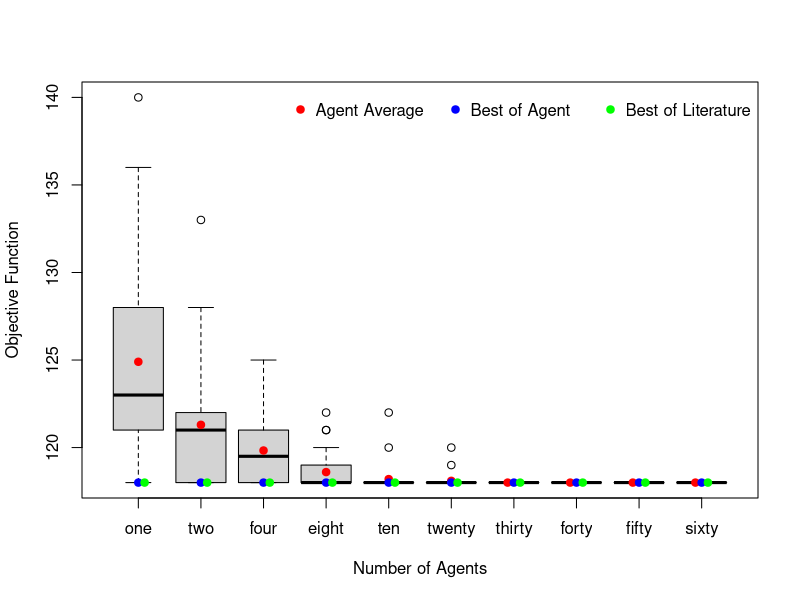
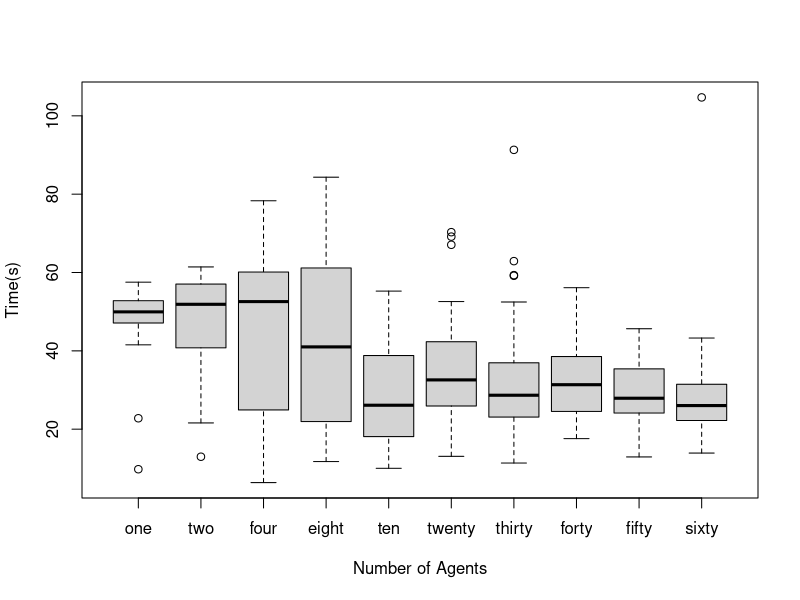

The R script that drew these images, in order:
instance <- "I_50_10_S_1-99_1"

dados <- read.csv("pmp_data.csv", sep = ",", dec = ".");

d_1 <- dados[dados$instance == instance & dados$metodo == "OneAgent", c("fitness", "time")]
d_2 <- dados[dados$instance == instance & dados$metodo == "TwoAgent", c("fitness", "time")]
d_4 <- dados[dados$instance == instance & dados$metodo == "FourAgent", c("fitness", "time")]
d_8 <- dados[dados$instance == instance & dados$metodo == "EightAgent", c("fitness", "time")]
d_10 <- dados[dados$instance == instance & dados$metodo == "TenAgent", c("fitness", "time")]
d_20 <- dados[dados$instance == instance & dados$metodo == "TwentyAgent", c("fitness", "time")]
d_30 <- dados[dados$instance == instance & dados$metodo == "ThirtyAgent", c("fitness", "time")]
d_40 <- dados[dados$instance == instance & dados$metodo == "FortyAgent", c("fitness", "time")]
d_50 <- dados[dados$instance == instance & dados$metodo == "FiftyAgent", c("fitness", "time")]
d_60 <- dados[dados$instance == instance & dados$metodo == "SixtyAgent", c("fitness", "time")]
  
melhor <- read.delim("pmp_instances.txt");
  
dados <-data.frame(one = d_1$fitness,
                     two = d_2$fitness,
                     four = d_4$fitness,
                     eight = d_8$fitness,
                     ten = d_10$fitness,
                     twenty = d_20$fitness,
                     thirty = d_30$fitness,
                     forty = d_40$fitness,
                     fifty = d_50$fitness,
                     sixty = d_60$fitness)
boxplot(dados, xlab = "Number of Agents", ylab = "Objective Function")
  
points.default(1,mean(dados$one),col = "red", pch = 19)
points.default(1,min(dados$one),col = "blue", pch = 19)
points.default(1.1,melhor[melhor$instance == instance, 4],col = "green", pch = 19)
points.default(2,mean(dados$two),col = "red", pch = 19)
points.default(2,min(dados$two),col = "blue", pch = 19)
points.default(2.1,melhor[melhor$instance == instance, 4],col = "green", pch = 19)
points.default(3,mean(dados$four),col = "red", pch = 19)
points.default(3,min(dados$four),col = "blue", pch = 19)
points.default(3.1,melhor[melhor$instance == instance, 4],col = "green", pch = 19)
points.default(4,mean(dados$eight),col = "red", pch = 19)
points.default(4,min(dados$eight),col = "blue", pch = 19)
points.default(4.1,melhor[melhor$instance == instance, 4],col = "green", pch = 19)
points.default(5,mean(dados$ten),col = "red", pch = 19)
points.default(5,min(dados$ten),col = "blue", pch = 19)
points.default(5.1,melhor[melhor$instance == instance, 4],col = "green", pch = 19)
points.default(6,mean(dados$twenty),col = "red", pch = 19)
points.default(6,min(dados$twenty),col = "blue", pch = 19)
points.default(6.1,melhor[melhor$instance == instance, 4],col = "green", pch = 19)
points.default(6.9,mean(dados$thirty),col = "red", pch = 19)
points.default(7,min(dados$thirty),col = "blue", pch = 19)
points.default(7.1,melhor[melhor$instance == instance, 4],col = "green", pch = 19)
points.default(7.9,mean(dados$forty),col = "red", pch = 19)
points.default(8,min(dados$forty),col = "blue", pch = 19)
points.default(8.1,melhor[melhor$instance == instance, 4],col = "green", pch = 19)
points.default(8.9,mean(dados$fifty),col = "red", pch = 19)
points.default(9,min(dados$fifty),col = "blue", pch = 19)
points.default(9.1,melhor[melhor$instance == instance, 4],col = "green", pch = 19)
points.default(9.9,mean(dados$sixty),col = "red", pch = 19)
points.default(10,min(dados$sixty),col = "blue", pch = 19)
points.default(10.1,melhor[melhor$instance == instance, 4],col = "green", pch = 19)
legend("topright",inset=c(0,0.018), legend = c("Agent Average", "Best of Agent", "Best of Literature"), col=c("red", "blue", "green"), pch = 19, xpd=TRUE, horiz=TRUE, bty="n")
  
tempo <-data.frame(one = d_1$time,
                     two = d_2$time,
                     four = d_4$time,
                     eight = d_8$time,
                     ten = d_10$time,
                     twenty = d_20$time,
                     thirty = d_30$time,
                     forty = d_40$time,
                     fifty = d_50$time,
                     sixty = d_60$time)
  
boxplot(tempo, ylab = "Time(s)", xlab = "Number of Agents")